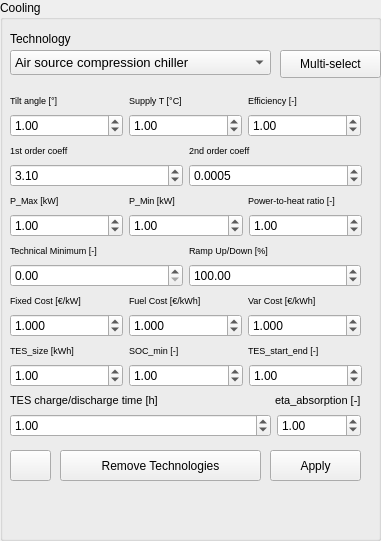
         <widget class="QGroupBox" name="cooling">
          <property name="geometry">
           <rect>
            <x>10</x>
            <y>260</y>
            <width>381</width>
            <height>541</height>
           </rect>
          </property>
          <property name="title">
           <string>Cooling</string>
          </property>
          <widget class="QLabel" name="label_7">
           <property name="geometry">
            <rect>
             <x>10</x>
             <y>30</y>
             <width>161</width>
             <height>17</height>
            </rect>
           </property>
           <property name="text">
            <string>Technology</string>
           </property>
          </widget>
          <widget class="QPushButton" name="insertCooling">
           <property name="geometry">
            <rect>
             <x>270</x>
             <y>450</y>
             <width>91</width>
             <height>31</height>
            </rect>
           </property>
           <property name="text">
            <string>Apply</string>
           </property>
          </widget>
          <widget class="QWidget" name="horizontalLayoutWidget_20">
           <property name="geometry">
            <rect>
             <x>10</x>
             <y>90</y>
             <width>351</width>
             <height>21</height>
            </rect>
           </property>
           <layout class="QHBoxLayout" name="horizontalLayout_26">
            <item>
             <widget class="QLabel" name="label_48">
              <property name="text">
               <string>&lt;html&gt;&lt;head/&gt;&lt;body&gt;&lt;p&gt;&lt;span style=&quot; font-size:7pt;&quot;&gt;Tilt angle [°]&lt;/span&gt;&lt;/p&gt;&lt;/body&gt;&lt;/html&gt;</string>
              </property>
             </widget>
            </item>
            <item>
             <widget class="QLabel" name="label_49">
              <property name="text">
               <string>&lt;html&gt;&lt;head/&gt;&lt;body&gt;&lt;p&gt;&lt;span style=&quot; font-size:7pt;&quot;&gt;Supply T [°C]&lt;/span&gt;&lt;/p&gt;&lt;/body&gt;&lt;/html&gt;</string>
              </property>
             </widget>
            </item>
            <item>
             <widget class="QLabel" name="label_50">
              <property name="text">
               <string>&lt;html&gt;&lt;head/&gt;&lt;body&gt;&lt;p&gt;&lt;span style=&quot; font-size:7pt;&quot;&gt;Efficiency [-]&lt;/span&gt;&lt;/p&gt;&lt;/body&gt;&lt;/html&gt;</string>
              </property>
             </widget>
            </item>
           </layout>
          </widget>
          <widget class="QWidget" name="horizontalLayoutWidget_21">
           <property name="geometry">
            <rect>
             <x>10</x>
             <y>110</y>
             <width>351</width>
             <height>31</height>
            </rect>
           </property>
           <layout class="QHBoxLayout" name="horizontalLayout_27">
            <item>
             <widget class="QDoubleSpinBox" name="coolingInclinazione">
              <property name="minimum">
               <double>-360.000000000000000</double>
              </property>
              <property name="maximum">
               <double>360.000000000000000</double>
              </property>
              <property name="singleStep">
               <double>0.010000000000000</double>
              </property>
              <property name="value">
               <double>1.000000000000000</double>
              </property>
             </widget>
            </item>
            <item>
             <widget class="QDoubleSpinBox" name="coolingTemp">
              <property name="minimum">
               <double>-273.149999999999977</double>
              </property>
              <property name="maximum">
               <double>99999999.989999994635582</double>
              </property>
              <property name="singleStep">
               <double>0.010000000000000</double>
              </property>
              <property name="value">
               <double>1.000000000000000</double>
              </property>
             </widget>
            </item>
            <item>
             <widget class="QDoubleSpinBox" name="coolingEfficiency">
              <property name="minimum">
               <double>0.000000000000000</double>
              </property>
              <property name="maximum">
               <double>2.000000000000000</double>
              </property>
              <property name="singleStep">
               <double>0.010000000000000</double>
              </property>
              <property name="value">
               <double>1.000000000000000</double>
              </property>
             </widget>
            </item>
           </layout>
          </widget>
          <widget class="QWidget" name="horizontalLayoutWidget_22">
           <property name="geometry">
            <rect>
             <x>10</x>
             <y>310</y>
             <width>351</width>
             <height>31</height>
            </rect>
           </property>
           <layout class="QHBoxLayout" name="horizontalLayout_28">
            <item>
             <widget class="QDoubleSpinBox" name="coolingFixedCost">
              <property name="decimals">
               <number>3</number>
              </property>
              <property name="minimum">
               <double>0.000000000000000</double>
              </property>
              <property name="maximum">
               <double>99999999.989999994635582</double>
              </property>
              <property name="singleStep">
               <double>0.010000000000000</double>
              </property>
              <property name="value">
               <double>1.000000000000000</double>
              </property>
             </widget>
            </item>
            <item>
             <widget class="QDoubleSpinBox" name="coolingFuelCost">
              <property name="decimals">
               <number>3</number>
              </property>
              <property name="minimum">
               <double>0.000000000000000</double>
              </property>
              <property name="maximum">
               <double>99999999.989999994635582</double>
              </property>
              <property name="singleStep">
               <double>0.010000000000000</double>
              </property>
              <property name="value">
               <double>1.000000000000000</double>
              </property>
             </widget>
            </item>
            <item>
             <widget class="QDoubleSpinBox" name="coolingVariableCost">
              <property name="decimals">
               <number>3</number>
              </property>
              <property name="minimum">
               <double>0.000000000000000</double>
              </property>
              <property name="maximum">
               <double>99999999.989999994635582</double>
              </property>
              <property name="singleStep">
               <double>0.010000000000000</double>
              </property>
              <property name="value">
               <double>1.000000000000000</double>
              </property>
             </widget>
            </item>
           </layout>
          </widget>
          <widget class="QWidget" name="horizontalLayoutWidget_23">
           <property name="geometry">
            <rect>
             <x>10</x>
             <y>290</y>
             <width>351</width>
             <height>21</height>
            </rect>
           </property>
           <layout class="QHBoxLayout" name="horizontalLayout_29">
            <item>
             <widget class="QLabel" name="label_16">
              <property name="text">
               <string>&lt;html&gt;&lt;head/&gt;&lt;body&gt;&lt;p&gt;&lt;span style=&quot; font-size:7pt;&quot;&gt;Fixed Cost [€/kW]&lt;/span&gt;&lt;/p&gt;&lt;/body&gt;&lt;/html&gt;</string>
              </property>
             </widget>
            </item>
            <item>
             <widget class="QLabel" name="label_25">
              <property name="text">
               <string>&lt;html&gt;&lt;head/&gt;&lt;body&gt;&lt;p&gt;&lt;span style=&quot; font-size:7pt;&quot;&gt;Fuel Cost [€/kWh]&lt;/span&gt;&lt;/p&gt;&lt;/body&gt;&lt;/html&gt;</string>
              </property>
             </widget>
            </item>
            <item>
             <widget class="QLabel" name="label_28">
              <property name="text">
               <string>&lt;html&gt;&lt;head/&gt;&lt;body&gt;&lt;p&gt;&lt;span style=&quot; font-size:7pt;&quot;&gt;Var Cost [€/kWh]&lt;/span&gt;&lt;/p&gt;&lt;/body&gt;&lt;/html&gt;</string>
              </property>
             </widget>
            </item>
           </layout>
          </widget>
          <widget class="QWidget" name="horizontalLayoutWidget_24">
           <property name="geometry">
            <rect>
             <x>10</x>
             <y>260</y>
             <width>351</width>
             <height>31</height>
            </rect>
           </property>
           <layout class="QHBoxLayout" name="horizontalLayout_30">
            <item>
             <widget class="QDoubleSpinBox" name="coolingTechMin">
              <property name="minimum">
               <double>0.000000000000000</double>
              </property>
              <property name="maximum">
               <double>1.000000000000000</double>
              </property>
              <property name="singleStep">
               <double>0.010000000000000</double>
              </property>
              <property name="value">
               <double>0.000000000000000</double>
              </property>
             </widget>
            </item>
            <item>
             <widget class="QDoubleSpinBox" name="coolingRampUpDown">
              <property name="minimum">
               <double>0.000000000000000</double>
              </property>
              <property name="maximum">
               <double>99999999.989999994635582</double>
              </property>
              <property name="singleStep">
               <double>0.010000000000000</double>
              </property>
              <property name="value">
               <double>100.000000000000000</double>
              </property>
             </widget>
            </item>
           </layout>
          </widget>
          <widget class="QWidget" name="horizontalLayoutWidget_25">
           <property name="geometry">
            <rect>
             <x>10</x>
             <y>240</y>
             <width>351</width>
             <height>21</height>
            </rect>
           </property>
           <layout class="QHBoxLayout" name="horizontalLayout_31">
            <item>
             <widget class="QLabel" name="label_13">
              <property name="text">
               <string>&lt;html&gt;&lt;head/&gt;&lt;body&gt;&lt;p&gt;&lt;span style=&quot; font-size:7pt;&quot;&gt;Technical Minimum [-]&lt;/span&gt;&lt;/p&gt;&lt;/body&gt;&lt;/html&gt;</string>
              </property>
             </widget>
            </item>
            <item>
             <widget class="QLabel" name="label_14">
              <property name="text">
               <string>&lt;html&gt;&lt;head/&gt;&lt;body&gt;&lt;p&gt;&lt;span style=&quot; font-size:7pt;&quot;&gt;Ramp Up/Down [%]&lt;/span&gt;&lt;/p&gt;&lt;/body&gt;&lt;/html&gt;</string>
              </property>
             </widget>
            </item>
           </layout>
          </widget>
          <widget class="QWidget" name="horizontalLayoutWidget_26">
           <property name="geometry">
            <rect>
             <x>10</x>
             <y>140</y>
             <width>351</width>
             <height>21</height>
            </rect>
           </property>
           <layout class="QHBoxLayout" name="horizontalLayout_32">
            <item>
             <widget class="QLabel" name="label_51">
              <property name="text">
               <string>&lt;html&gt;&lt;head/&gt;&lt;body&gt;&lt;p&gt;&lt;span style=&quot; font-size:7pt;&quot;&gt;1st order coeff&lt;/span&gt;&lt;/p&gt;&lt;/body&gt;&lt;/html&gt;</string>
              </property>
             </widget>
            </item>
            <item>
             <widget class="QLabel" name="label_52">
              <property name="text">
               <string>&lt;html&gt;&lt;head/&gt;&lt;body&gt;&lt;p&gt;&lt;span style=&quot; font-size:7pt;&quot;&gt;2nd order coeff&lt;/span&gt;&lt;/p&gt;&lt;/body&gt;&lt;/html&gt;</string>
              </property>
             </widget>
            </item>
           </layout>
          </widget>
          <widget class="QWidget" name="horizontalLayoutWidget_27">
           <property name="geometry">
            <rect>
             <x>10</x>
             <y>160</y>
             <width>352</width>
             <height>31</height>
            </rect>
           </property>
           <layout class="QHBoxLayout" name="horizontalLayout_33">
            <item>
             <widget class="QDoubleSpinBox" name="cooling1coeff">
              <property name="minimum">
               <double>-99999999.989999994635582</double>
              </property>
              <property name="maximum">
               <double>99999999.989999994635582</double>
              </property>
              <property name="singleStep">
               <double>0.010000000000000</double>
              </property>
              <property name="value">
               <double>3.100000000000000</double>
              </property>
             </widget>
            </item>
            <item>
             <widget class="QDoubleSpinBox" name="cooling2coeff">
              <property name="decimals">
               <number>4</number>
              </property>
              <property name="minimum">
               <double>-99999999.989999994635582</double>
              </property>
              <property name="maximum">
               <double>99999999.989999994635582</double>
              </property>
              <property name="singleStep">
               <double>0.010000000000000</double>
              </property>
              <property name="value">
               <double>0.000500000000000</double>
              </property>
             </widget>
            </item>
           </layout>
          </widget>
          <widget class="QWidget" name="horizontalLayoutWidget_28">
           <property name="geometry">
            <rect>
             <x>10</x>
             <y>190</y>
             <width>351</width>
             <height>21</height>
            </rect>
           </property>
           <layout class="QHBoxLayout" name="horizontalLayout_34">
            <item>
             <widget class="QLabel" name="label_8">
              <property name="text">
               <string>&lt;html&gt;&lt;head/&gt;&lt;body&gt;&lt;p&gt;&lt;span style=&quot; font-size:7pt;&quot;&gt;P_Max [kW]&lt;/span&gt;&lt;/p&gt;&lt;/body&gt;&lt;/html&gt;</string>
              </property>
             </widget>
            </item>
            <item>
             <widget class="QLabel" name="label_9">
              <property name="text">
               <string>&lt;html&gt;&lt;head/&gt;&lt;body&gt;&lt;p&gt;&lt;span style=&quot; font-size:7pt;&quot;&gt;P_Min [kW]&lt;/span&gt;&lt;/p&gt;&lt;/body&gt;&lt;/html&gt;</string>
              </property>
             </widget>
            </item>
            <item>
             <widget class="QLabel" name="label_54">
              <property name="text">
               <string>&lt;html&gt;&lt;head/&gt;&lt;body&gt;&lt;p&gt;&lt;span style=&quot; font-size:7pt;&quot;&gt;Power-to-heat ratio [-]&lt;/span&gt;&lt;/p&gt;&lt;/body&gt;&lt;/html&gt;</string>
              </property>
             </widget>
            </item>
           </layout>
          </widget>
          <widget class="QWidget" name="horizontalLayoutWidget_30">
           <property name="geometry">
            <rect>
             <x>10</x>
             <y>340</y>
             <width>351</width>
             <height>21</height>
            </rect>
           </property>
           <layout class="QHBoxLayout" name="horizontalLayout_36">
            <item>
             <widget class="QLabel" name="label_55">
              <property name="text">
               <string>&lt;html&gt;&lt;head/&gt;&lt;body&gt;&lt;p&gt;&lt;span style=&quot; font-size:7pt;&quot;&gt;TES_size [kWh]&lt;/span&gt;&lt;/p&gt;&lt;/body&gt;&lt;/html&gt;</string>
              </property>
             </widget>
            </item>
            <item>
             <widget class="QLabel" name="label_56">
              <property name="text">
               <string>&lt;html&gt;&lt;head/&gt;&lt;body&gt;&lt;p&gt;&lt;span style=&quot; font-size:7pt;&quot;&gt;SOC_min [-]&lt;/span&gt;&lt;/p&gt;&lt;/body&gt;&lt;/html&gt;</string>
              </property>
             </widget>
            </item>
            <item>
             <widget class="QLabel" name="label_57">
              <property name="text">
               <string>&lt;html&gt;&lt;head/&gt;&lt;body&gt;&lt;p&gt;&lt;span style=&quot; font-size:7pt;&quot;&gt;TES_start_end [-]&lt;/span&gt;&lt;/p&gt;&lt;/body&gt;&lt;/html&gt;</string>
              </property>
             </widget>
            </item>
           </layout>
          </widget>
          <widget class="QWidget" name="horizontalLayoutWidget_33">
           <property name="geometry">
            <rect>
             <x>10</x>
             <y>390</y>
             <width>351</width>
             <height>21</height>
            </rect>
           </property>
           <layout class="QHBoxLayout" name="horizontalLayout_39">
            <item>
             <widget class="QLabel" name="label_82">
              <property name="text">
               <string>&lt;html&gt;&lt;head/&gt;&lt;body&gt;&lt;p&gt;&lt;span style=&quot; font-size:8pt;&quot;&gt;TES charge/discharge time [h]&lt;/span&gt;&lt;/p&gt;&lt;/body&gt;&lt;/html&gt;</string>
              </property>
             </widget>
            </item>
            <item>
             <widget class="QLabel" name="label_83">
              <property name="sizePolicy">
               <sizepolicy hsizetype="Maximum" vsizetype="Preferred">
                <horstretch>0</horstretch>
                <verstretch>0</verstretch>
               </sizepolicy>
              </property>
              <property name="text">
               <string>&lt;html&gt;&lt;head/&gt;&lt;body&gt;&lt;p&gt;&lt;span style=&quot; font-size:8pt;&quot;&gt;eta_absorption [-]&lt;/span&gt;&lt;/p&gt;&lt;/body&gt;&lt;/html&gt;</string>
              </property>
             </widget>
            </item>
           </layout>
          </widget>
          <widget class="QWidget" name="horizontalLayoutWidget_3">
           <property name="geometry">
            <rect>
             <x>10</x>
             <y>210</y>
             <width>352</width>
             <height>31</height>
            </rect>
           </property>
           <layout class="QHBoxLayout" name="horizontalLayout_17">
            <item>
             <widget class="QDoubleSpinBox" name="P_max_cooling">
              <property name="minimum">
               <double>0.000000000000000</double>
              </property>
              <property name="maximum">
               <double>99999999.989999994635582</double>
              </property>
              <property name="singleStep">
               <double>0.010000000000000</double>
              </property>
              <property name="value">
               <double>1.000000000000000</double>
              </property>
             </widget>
            </item>
            <item>
             <widget class="QDoubleSpinBox" name="P_min_cooling">
              <property name="minimum">
               <double>0.000000000000000</double>
              </property>
              <property name="maximum">
               <double>99999999.989999994635582</double>
              </property>
              <property name="singleStep">
               <double>0.010000000000000</double>
              </property>
              <property name="value">
               <double>1.000000000000000</double>
              </property>
             </widget>
            </item>
            <item>
             <widget class="QDoubleSpinBox" name="cb_CHP_cooling">
              <property name="minimum">
               <double>0.000000000000000</double>
              </property>
              <property name="maximum">
               <double>99999999.989999994635582</double>
              </property>
              <property name="singleStep">
               <double>0.010000000000000</double>
              </property>
              <property name="value">
               <double>1.000000000000000</double>
              </property>
             </widget>
            </item>
           </layout>
          </widget>
          <widget class="QWidget" name="horizontalLayoutWidget_29">
           <property name="geometry">
            <rect>
             <x>10</x>
             <y>360</y>
             <width>352</width>
             <height>31</height>
            </rect>
           </property>
           <layout class="QHBoxLayout" name="horizontalLayout_18">
            <item>
             <widget class="QDoubleSpinBox" name="Tes_size_cooling">
              <property name="minimum">
               <double>0.000000000000000</double>
              </property>
              <property name="maximum">
               <double>99999999.989999994635582</double>
              </property>
              <property name="singleStep">
               <double>0.010000000000000</double>
              </property>
              <property name="value">
               <double>1.000000000000000</double>
              </property>
             </widget>
            </item>
            <item>
             <widget class="QDoubleSpinBox" name="cooling_socMin">
              <property name="toolTip">
               <string>&lt;html&gt;&lt;head/&gt;&lt;body&gt;&lt;p&gt;To remove only a single technology, right click on the target item instead: this will clear all the buildings technologies.&lt;/p&gt;&lt;/body&gt;&lt;/html&gt;</string>
              </property>
              <property name="toolTipDuration">
               <number>8000</number>
              </property>
              <property name="minimum">
               <double>0.000000000000000</double>
              </property>
              <property name="maximum">
               <double>99999999.989999994635582</double>
              </property>
              <property name="singleStep">
               <double>0.010000000000000</double>
              </property>
              <property name="value">
               <double>1.000000000000000</double>
              </property>
             </widget>
            </item>
            <item>
             <widget class="QDoubleSpinBox" name="cooling_tesStartEnd">
              <property name="minimum">
               <double>0.000000000000000</double>
              </property>
              <property name="maximum">
               <double>99999999.989999994635582</double>
              </property>
              <property name="singleStep">
               <double>0.010000000000000</double>
              </property>
              <property name="value">
               <double>1.000000000000000</double>
              </property>
             </widget>
            </item>
           </layout>
          </widget>
          <widget class="QWidget" name="horizontalLayoutWidget_32">
           <property name="geometry">
            <rect>
             <x>10</x>
             <y>410</y>
             <width>351</width>
             <height>31</height>
            </rect>
           </property>
           <layout class="QHBoxLayout" name="horizontalLayout_23">
            <item>
             <widget class="QDoubleSpinBox" name="tes_discharge_cooling">
              <property name="sizePolicy">
               <sizepolicy hsizetype="Expanding" vsizetype="Fixed">
                <horstretch>0</horstretch>
                <verstretch>0</verstretch>
               </sizepolicy>
              </property>
              <property name="minimum">
               <double>0.000000000000000</double>
              </property>
              <property name="maximum">
               <double>99999999.989999994635582</double>
              </property>
              <property name="singleStep">
               <double>0.010000000000000</double>
              </property>
              <property name="value">
               <double>1.000000000000000</double>
              </property>
             </widget>
            </item>
            <item>
             <widget class="QDoubleSpinBox" name="Cop_absorption_cooling">
              <property name="minimum">
               <double>0.000000000000000</double>
              </property>
              <property name="maximum">
               <double>99999999.989999994635582</double>
              </property>
              <property name="singleStep">
               <double>0.010000000000000</double>
              </property>
              <property name="value">
               <double>1.000000000000000</double>
              </property>
             </widget>
            </item>
           </layout>
          </widget>
          <widget class="QPushButton" name="PeakDemandCooling">
           <property name="geometry">
            <rect>
             <x>280</x>
             <y>50</y>
             <width>101</width>
             <height>28</height>
            </rect>
           </property>
           <property name="text">
            <string>Multi-select</string>
           </property>
          </widget>
          <widget class="QPushButton" name="remove_cool">
           <property name="geometry">
            <rect>
             <x>60</x>
             <y>450</y>
             <width>201</width>
             <height>31</height>
            </rect>
           </property>
           <property name="text">
            <string>Remove Technologies</string>
           </property>
          </widget>
          <widget class="QComboBox" name="coolingTechnology">
           <property name="geometry">
            <rect>
             <x>10</x>
             <y>50</y>
             <width>261</width>
             <height>25</height>
            </rect>
           </property>
           <property name="font">
            <font>
             <pointsize>10</pointsize>
            </font>
           </property>
           <property name="editable">
            <bool>false</bool>
           </property>
           <property name="currentText">
            <string>Air source compression chiller</string>
           </property>
           <property name="minimumContentsLength">
            <number>0</number>
           </property>
           <item>
            <property name="text">
             <string>Air source compression chiller</string>
            </property>
           </item>
           <item>
            <property name="text">
             <string>Air source gas absorption chiller</string>
            </property>
           </item>
          </widget>
          <widget class="QPushButton" name="cooling_input_reset">
           <property name="geometry">
            <rect>
             <x>10</x>
             <y>450</y>
             <width>41</width>
             <height>31</height>
            </rect>
           </property>
           <property name="toolTip">
            <string notr="true">&lt;html&gt;&lt;head/&gt;&lt;body&gt;&lt;p&gt;Set inputs to default values.&lt;/p&gt;&lt;/body&gt;&lt;/html&gt;</string>
           </property>
           <property name="text">
            <string/>
           </property>
          </widget>
         </widget>
